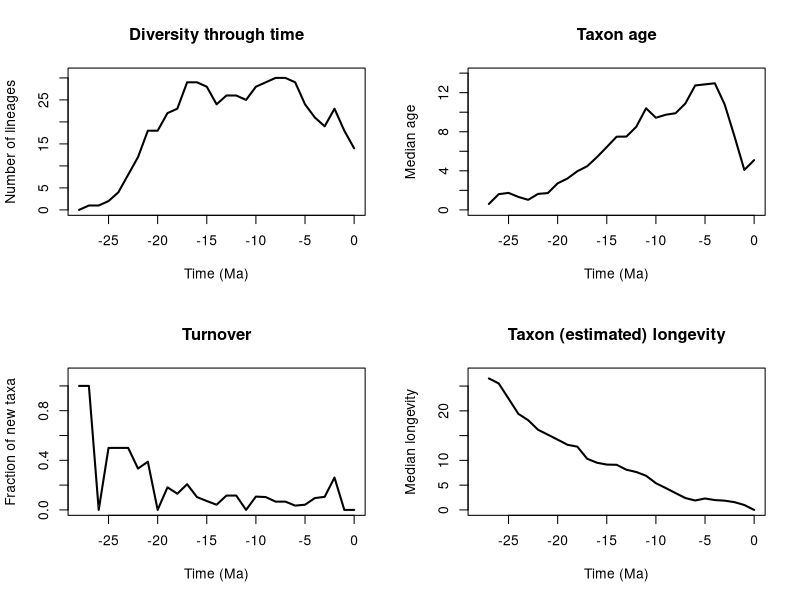

Write the R code that produced this figure.

	setwd("/Users/tobias/Documents/Sweden/PhD/rise_and_fall/longevity_analyses/mammals/families/rhinocerotidae_pyrate_mcmc_logs")
	tbl = read.table(file = "rhinocerotidae_input_1_se_est_stats.txt",header = T)
	pdf(file='frhinocerotidae_input_1_se_est_stats.pdf',width=12, height=9)
	time = -tbl$time
	par(mfrow=c(2,2))
	library(scales)
	plot(time,tbl$diversity, type="l",lwd = 2, ylab= "Number of lineages", xlab="Time (Ma)", main="Diversity through time", ylim=c(0,max(tbl$M_div,na.rm =T)+1),xlim=c(min(time),0))
	polygon(c(time, rev(time)), c(tbl$M_div, rev(tbl$m_div)), col = alpha("#504A4B",0.5), border = NA)
	plot(time,tbl$median_genus_age, type="l",lwd = 2, ylab = "Median age", xlab="Time (Ma)", main= "Taxon age", ylim=c(0,max(tbl$M_age,na.rm =T)+1),xlim=c(min(time),0))
	polygon(c(time, rev(time)), c(tbl$M_age, rev(tbl$m_age)), col = alpha("#504A4B",0.5), border = NA)
	plot(time,tbl$turnover, type="l",lwd = 2, ylab = "Fraction of new taxa", xlab="Time (Ma)", main= "Turnover", ylim=c(0,max(tbl$M_turnover,na.rm =T)+.1),xlim=c(min(time),0))
	polygon(c(time, rev(time)), c(tbl$M_turnover, rev(tbl$m_turnover)), col = alpha("#504A4B",0.5), border = NA)
	plot(time,tbl$life_exp, type="l",lwd = 2, ylab = "Median longevity", xlab="Time (Ma)", main= "Taxon (estimated) longevity", ylim=c(0,max(tbl$M_life_exp,na.rm =T)+1),xlim=c(min(time),0))
	polygon(c(time, rev(time)), c(tbl$M_life_exp, rev(tbl$m_life_exp)), col = alpha("#504A4B",0.5), border = NA)
	n<-dev.off()
	